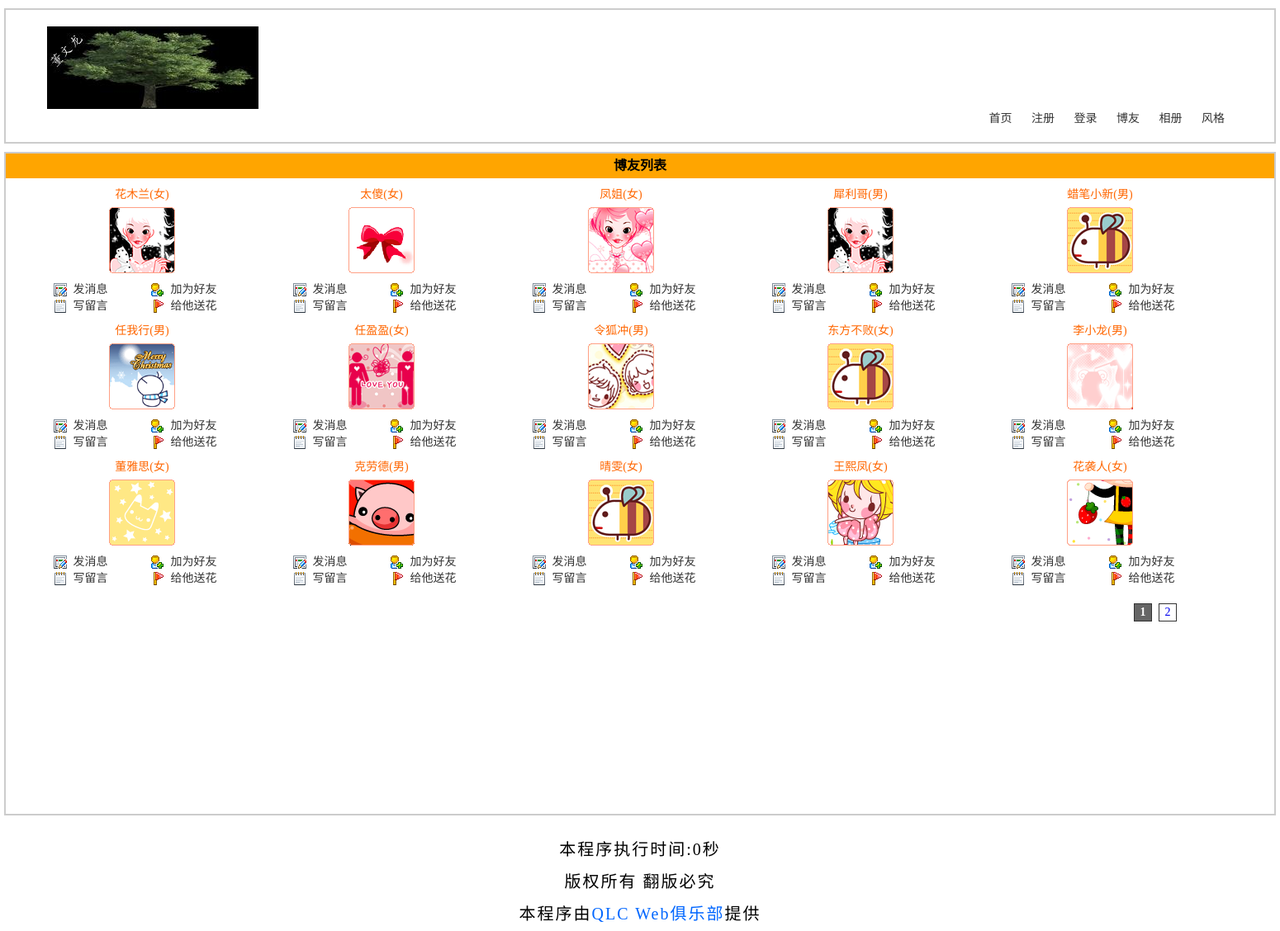
Screenshot of /blog.php with the database file from the repository.
### tables this page shows
CREATE TABLE `tg_user` (
  `tg_id` mediumint(8) UNSIGNED NOT NULL,
  `tg_uniqid` char(40) NOT NULL,
  `tg_active` char(40) NOT NULL,
  `tg_username` varchar(20) NOT NULL,
  `tg_password` char(40) NOT NULL,
  `tg_question` varchar(20) NOT NULL,
  `tg_answer` char(40) NOT NULL,
  `tg_email` varchar(40) DEFAULT NULL,
  `tg_qq` varchar(10) DEFAULT NULL,
  `tg_url` varchar(40) DEFAULT NULL,
  `tg_sex` char(1) NOT NULL,
  `tg_face` varchar(20) DEFAULT NULL,
  `tg_switch` tinyint(1) UNSIGNED NOT NULL,
  `tg_autograph` varchar(200) DEFAULT NULL,
  `tg_level` tinyint(1) UNSIGNED NOT NULL DEFAULT '0',
  `tg_post_time` varchar(20) NOT NULL DEFAULT '0',
  `tg_reply_time` varchar(20) NOT NULL DEFAULT '0',
  `tg_reg_time` datetime NOT NULL,
  `tg_last_time` datetime NOT NULL,
  `tg_last_ip` varchar(20) NOT NULL,
  `tg_login_count` smallint(4) UNSIGNED NOT NULL DEFAULT '0'
);

### includes/common.inc.php (called while the page is built, shortened)
<?php
require  ROOT_PATH.'includes/global.func.php';
require  ROOT_PATH.'includes/mysql.func.php';
if (!!$_rows=_fetch_array("SELECT tg_webname,tg_article,tg_blog,tg_photo,tg_skin ,tg_string,tg_post,tg_reply,tg_code,tg_register FROM tg_system WHERE tg_id=1 LIMIT 1")) {
	$_system=array();
	$_system['webname']=$_rows['tg_webname'];
	$_system['article']=$_rows['tg_article'];
	$_system['blog']=$_rows['tg_blog'];
	$_system['photo']=$_rows['tg_photo'];
	$_system['skin']=$_rows['tg_skin'];
	$_system['string']=$_rows['tg_string'];
	$_system['post']=$_rows['tg_post'];
	$_system['reply']=$_rows['tg_reply'];
	$_system['code']=$_rows['tg_code'];
	$_system['register']=$_rows['tg_register'];
	$_system=_html($_system);
} else {
	_alert_back('系统表异常！请管理员检查！');
}
?>

### includes/mysql.func.php (called while the page is built, shortened)
<?php
function _query($_sql) {
	if (!$_result=mysql_query($_sql)) {
		exit('SQL错误');
	}
	return $_result;
}
function _fetch_array($_sql) {
	return mysql_fetch_array(_query($_sql),MYSQL_ASSOC);
}
function _fetch_array_list($_result) {
	return mysql_fetch_array($_result,MYSQL_ASSOC);
}
function _num_rows($_result) {
	return mysql_num_rows($_result);
}
?>

### blog.php (the view, shortened to what this page needs)
<?php
require dirname(__FILE__).'/includes/common.inc.php';
_page("SELECT tg_id FROM tg_user",$_system['blog']);
$_result=_query("SELECT tg_id,tg_username,tg_sex,tg_face FROM tg_user ORDER BY tg_reg_time DESC LIMIT $_pagenum,$_pagesize");
?>
<!doctype html>
<html lang="zh-cn">
<head>
<?php require ROOT_PATH.'includes/title.inc.php';?>
</head>
<body>
<?php require ROOT_PATH.'includes/header.inc.php';?>
<div id="blog">
	<h2>博友列表</h2>
	<?php
		$_html=array();
		while (!!$_rows=_fetch_array_list($_result)) {
			$_html['id']=$_rows['tg_id'];
			$_html['username']=$_rows['tg_username'];
			$_html['sex']=$_rows['tg_sex'];
			$_html['face']=$_rows['tg_face'];
			$_html=_html($_html);
	?>
	<dl>
			<dd class="user"><?php echo $_html['username'];?>(<?php echo $_html['sex'];?>)</dd>
			<dt><img src="<?php echo $_html['face'];?>"></dt>
			<dd class="message"><a href="javascript:;" name="message" title="<?php echo $_html['id'];?>">发消息</a></dd>
			<dd class="friend"><a href="javascript:;" name="friend" title="<?php echo $_html['id'];?>">加为好友</a></dd>
			<dd class="guest"><a href="guest.php?id=<?php echo $_html['id'];?>" name="guest" title="<?php echo $_html['id'];?>">写留言</a></dd>
			<dd class="flower"><a href="javascript:;" name="flower" title="<?php echo $_html['id'];?>">给他送花</a></dd>
		</dl>
	<?php }
		_paging(1);
	?>
</div>
<?php require ROOT_PATH.'includes/footer.inc.php';?>
</body>
</html>

### includes/title.inc.php (shortened to what this page needs)
<link rel="stylesheet" href="styles/<?php echo $_system['skin'] ?>/basic.css">
<link rel="stylesheet" href="styles/<?php echo $_system['skin'] ?>/<?php echo SCRIPT?>.css">

### includes/header.inc.php (shortened to what this page needs)
<div id="header">
	<h1><a href="index.php">董文龙</a></h1>
	<ul>
		<li><a href="index.php">首页</a></li>
		<?php
			if (isset($_COOKIE['username'])) {
				echo '<li><a href="member.php">'.$_COOKIE['username'].'·个人中心</a> '.$_message_html.' </li>';
				echo "\n";
			} else {
				echo '<li><a href="register.php">注册</a></li>';
				echo '<li><a href="login.php">登录</a></li>';
			}
		 ?>
		<li><a href="blog.php">博友</a></li>
		<li><a href="photo.php">相册</a></li>
		<li class="skin" id="skins">
			<a href="javascript:;">风格</a>
		</li>
	</ul>
</div>

### includes/global.func.php (shortened to what this page needs)
<?php
function _runtime() {
	$_mtime = explode(' ', microtime());
	return $_mtime[0] + $_mtime[1];
}
function _html($_string) {
	if (is_array($_string)) {
		foreach ($_string as $key => $value) {
			$_string[$key]=_html($value);
		}
	} else {
		$_string= htmlspecialchars($_string);
	}
	return $_string;
}
function _page($_sql,$_size) {
	global $_page,$_pagenum,$_pagesize,$_num,$_pageabsolute;
	if (isset($_GET['page'])) {
		$_page=$_GET['page'];
		if (empty($_page) || $_page<=0 || !is_numeric($_page)) {
			$_page=1;
		} else {
			$_page=intval($_page);
		}
	} else {
		$_page=1;
	}
	$_pagesize=$_size;
	$_num=_num_rows(_query($_sql));
	if ($_num==0) {
		$_pageabsolute=1;
	} else {
		$_pageabsolute=ceil($_num/$_pagesize);
	}
	$_pagenum=($_page - 1) * $_pagesize;
}
function _paging($_type) {
	global $_pageabsolute,$_pagesize,$_num,$_pagenum,$_page,$_id;
	if ($_type == 1) {
		echo '	<div id="page_num">';
		echo '<ul>';
			for ($i=0;$i<$_pageabsolute;$i++) {
				if ($_page==($i+1)) {
					echo '<li><a href="'.SCRIPT.'.php?'.$_id.'page='.($i+1).'" class="selected">'.($i+1).'</a></li>';
				} else {
					echo '<li><a href="'.SCRIPT.'.php?'.$_id.'page='.($i+1).'">'.($i+1).'</a></li>';
				}
			}
		echo '</ul>';
		echo '</div>';
	} else {
		_paging(2);
	}
}
?>

### includes/footer.inc.php (shortened to what this page needs)
<div id="footer">
	<p>本程序执行时间:<?php echo round(_runtime()-START_TIME,4);?>秒</p>
	<p>版权所有 翻版必究</p>
	<p>本程序由<span>QLC Web俱乐部</span>提供</p>
</div>

### styles/2/basic.css (style rules this page uses)
body,h1,h2,h3,p,form,ul,li,dl,dt,dd { padding: 0; margin: 0; }
body { width: 1540px; margin: 0 auto; font-size: 14px; }
ul { list-style-type: none; }
h2 { font-size: 16px; background: orange; height: 30px; line-height: 30px; text-indent: 10px; }
#header { width: auto; height: 160px; border: 2px solid #ccc; margin: 10px 0; }
#header h1 { font-size: 12px; width: 256px; height: 100px; background: url(../../images/logo1.jpg) no-repeat; margin: 20px 0 0 50px; }
#header h1 a { width: 256px; height: 100px; display: block; text-indent: -9999px; }
#header ul { text-align: right; margin: 0 50px 0 0; }
#header ul li { display: inline; margin: 0 10px; }
#header ul li a { text-decoration: none; color: #333; }
#header ul li.skin { position: relative; }
#page_num { height: 20px; clear: both; padding: 20px 0; position: relative; }
#page_num ul { position: absolute; right: 110px; height: 20px; }
#page_num ul li { float: left; width: 30px; height: 20px; }
#page_num ul li a { display: block; width: 20px; height: 20px; line-height: 20px; border: 1px solid #333; text-align: center; text-decoration: none; }
#page_num ul li a:hover,#page_num ul li a.selected { background: #666; font-weight: bold; color: #fff; }
#footer { clear: both; width: auto; height: 100px; text-align: center; padding: 20px 0; }
#footer p { font-size: 20px; letter-spacing: 2px; padding: 5px 0; }
#footer p span { color: #06f; }

### styles/2/blog.css (style rules this page uses)
#blog { width: auto; height: 800px; border: 2px solid #ccc; }
#blog h2 { text-indent: 0; text-align: center; }
#blog dl { width: 250px; margin: 10px 0 0 40px; float: left; }
#blog dl dt { width: 250px; margin: 5px 0 10px 0; }
#blog dl dt img { margin: 0 auto; display: block; }
#blog dl dd { height: 20px; line-height: 20px; text-align: center; width: 125px; float: left; }
#blog dl dd a { text-decoration: none; color: #333; }
#blog dl dd.user { width: 250px; float: none; color: #f60; }
#blog dl dd.message { background: url(../../images/x1.gif) no-repeat 18px center; }
#blog dl dd.friend { background: url(../../images/x2.gif) no-repeat 10px center; }
#blog dl dd.guest { background: url(../../images/x3.gif) no-repeat 18px center; }
#blog dl dd.flower { background: url(../../images/x4.gif) no-repeat 10px center; }

### rows the page displays
tg_user: tg_username "花木兰", tg_sex "女", tg_face (picture)
tg_user: tg_username "太傻", tg_sex "女", tg_face (picture)
tg_user: tg_username "凤姐", tg_sex "女", tg_face (picture)
tg_user: tg_username "犀利哥", tg_sex "男", tg_face (picture)
tg_user: tg_username "蜡笔小新", tg_sex "男", tg_face (picture)
tg_user: tg_username "任我行", tg_sex "男", tg_face (picture)
tg_user: tg_username "任盈盈", tg_sex "女", tg_face (picture)
tg_user: tg_username "令狐冲", tg_sex "男", tg_face (picture)
tg_user: tg_username "东方不败", tg_sex "女", tg_face (picture)
tg_user: tg_username "李小龙", tg_sex "男", tg_face (picture)
tg_user: tg_username "董雅思", tg_sex "女", tg_face (picture)
tg_user: tg_username "克劳德", tg_sex "男", tg_face (picture)
tg_user: tg_username "晴雯", tg_sex "女", tg_face (picture)
tg_user: tg_username "王熙凤", tg_sex "女", tg_face (picture)
tg_user: tg_username "花袭人", tg_sex "女", tg_face (picture)

### other values shown
_runtime()-START_TIME "0"
